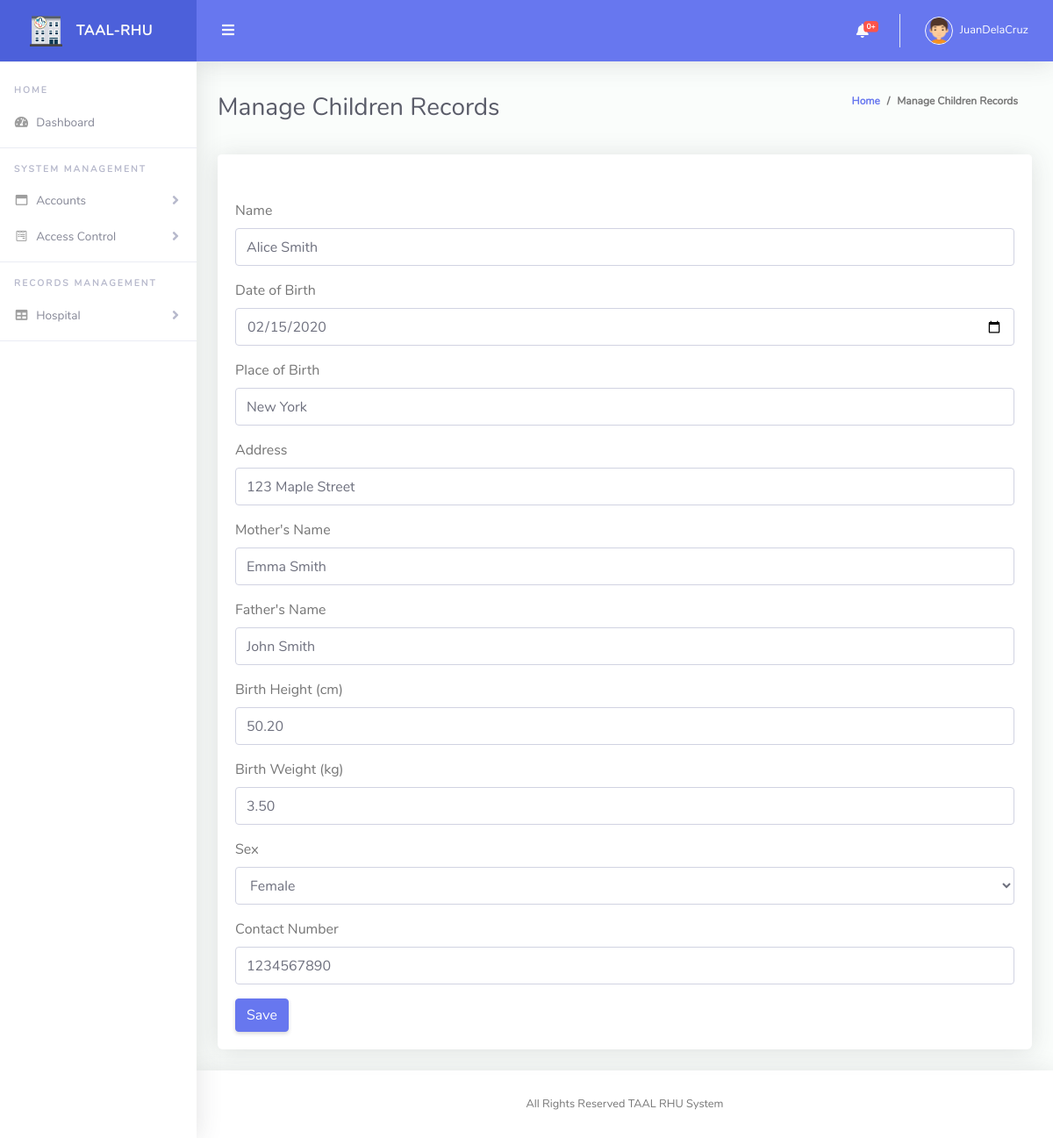
/admin/manage_child.php?childid=1 (signed in), run on the app's committed database.
### tables this page shows
CREATE TABLE `child` (
  `id` int(11) NOT NULL,
  `name` varchar(100) NOT NULL,
  `date_of_birth` date DEFAULT NULL,
  `place_of_birth` varchar(100) DEFAULT NULL,
  `address` varchar(255) DEFAULT NULL,
  `mother_name` varchar(100) DEFAULT NULL,
  `father_name` varchar(100) DEFAULT NULL,
  `birth_height` decimal(5,2) DEFAULT NULL,
  `birth_weight` decimal(5,2) DEFAULT NULL,
  `sex` enum('Male','Female') DEFAULT NULL,
  `contact_number` varchar(15) DEFAULT NULL
);

### admin/manage_child.php (the view, shortened to what this page needs)
<!DOCTYPE html>
<?php include("../model/conn.php"); ?>
<html lang="en">
<head>
  <link href="vendor/fontawesome-free/css/all.min.css" rel="stylesheet" type="text/css">
  <link href="vendor/bootstrap/css/bootstrap.min.css" rel="stylesheet" type="text/css">
  <link href="css/ruang-admin.min.css" rel="stylesheet">
</head>
<body id="page-top">
  <div id="wrapper">
    <?php include("./nav.php");
$child_id = isset($_GET['childid']) ? $_GET['childid'] : '';
$name = $date_of_birth = $place_of_birth = $address = $mother_name = $father_name = $birth_height = $birth_weight = $sex = $contact_number = '';
if ($child_id) {
    $stmt = $conn->prepare("SELECT * FROM child WHERE id = ?");
    $stmt->bind_param("i", $child_id);
    $stmt->execute();
    $result = $stmt->get_result();
    if ($row = $result->fetch_assoc()) {
        extract($row);
    }
}
?>
        <div class="container-fluid" id="container-wrapper">
          <div class="d-sm-flex align-items-center justify-content-between mb-4">
            <h1 class="h3 mb-0 text-gray-800">Manage Children Records</h1>
            <ol class="breadcrumb">
              <li class="breadcrumb-item"><a href="./">Home</a></li>
              <li class="breadcrumb-item" aria-current="page">Manage Children Records</li>
            </ol>
          </div>
          <div class="row">
            <div class="col-lg-12">
              <div class="card mb-4">
                <div class="card-header py-3 d-flex flex-row align-items-center justify-content-between">
                </div>
                <div class="card-body">
                  <form method="post">
                    <div class="form-group">
                      <label for="name">Name</label>
                      <input type="text" class="form-control" id="name" name="name" value="<?php echo $name; ?>" required>
                    </div>
                    <div class="form-group">
                      <label for="date_of_birth">Date of Birth</label>
                      <input type="date" class="form-control" id="date_of_birth" name="date_of_birth" value="<?php echo $date_of_birth; ?>" required>
                    </div>
                    <div class="form-group">
                      <label for="place_of_birth">Place of Birth</label>
                      <input type="text" class="form-control" id="place_of_birth" name="place_of_birth" value="<?php echo $place_of_birth; ?>">
                    </div>
                    <div class="form-group">
                      <label for="address">Address</label>
                      <input type="text" class="form-control" id="address" name="address" value="<?php echo $address; ?>">
                    </div>
                    <div class="form-group">
                      <label for="mother_name">Mother's Name</label>
                      <input type="text" class="form-control" id="mother_name" name="mother_name" value="<?php echo $mother_name; ?>">
                    </div>
                    <div class="form-group">
                      <label for="father_name">Father's Name</label>
                      <input type="text" class="form-control" id="father_name" name="father_name" value="<?php echo $father_name; ?>">
                    </div>
                    <div class="form-group">
                      <label for="birth_height">Birth Height (cm)</label>
                      <input type="number" class="form-control" id="birth_height" name="birth_height" value="<?php echo $birth_height; ?>" step="0.01">
                    </div>
                    <div class="form-group">
                      <label for="birth_weight">Birth Weight (kg)</label>
                      <input type="number" class="form-control" id="birth_weight" name="birth_weight" value="<?php echo $birth_weight; ?>" step="0.01">
                    </div>
                    <div class="form-group">
                      <label for="sex">Sex</label>
                      <select class="form-control" id="sex" name="sex" required>
                        <option value="Female" <?php echo ($sex == 'Female') ? 'selected' : ''; ?>>Female</option>
                      </select>
                    </div>
                    <div class="form-group">
                      <label for="contact_number">Contact Number</label>
                      <input type="text" class="form-control" id="contact_number" name="contact_number" value="<?php echo $contact_number; ?>">
                    </div>
                    <button type="submit" class="btn btn-primary">Save</button>
                  </form>
                </div>
              </div>
            </div>
          </div>
        </div>
      </div>
      <?php include("./footer.php"); ?>
    </div>
  </div>
</body>
</html>

### data on the page
child: name "Alice Smith", date_of_birth "02/15/2020", place_of_birth "New York", address "123 Maple Street", mother_name "Emma Smith", father_name "John Smith", birth_height "50.20", birth_weight "3.50", sex "Female", contact_number "1234567890"

### other printed values
$row['count'] "0"
$_SESSION['username'] "JuanDelaCruz"
